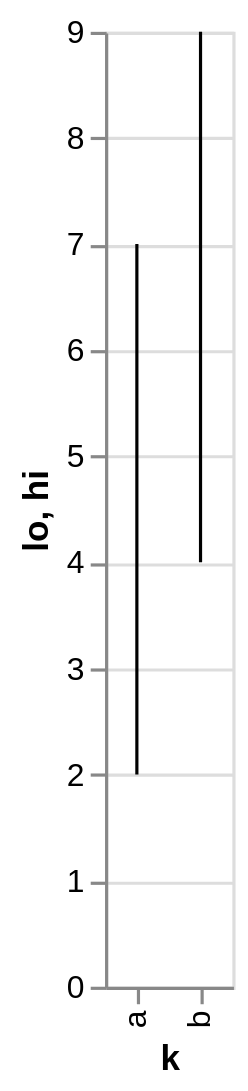

Vega-Lite specification for this chart:
### Vega-Lite specification from a JSON file in a GitHub repository (floating-point values rounded to 4 significant figures)
{"$schema": "https://vega.github.io/schema/vega-lite/v6.json", "data": {"values": [{"hi": 7, "k": "a", "lo": 2}, {"hi": 9, "k": "b", "lo": 4}]}, "description": "Ranged rules from y to y2.", "encoding": {"x": {"field": "k", "type": "nominal"}, "y": {"field": "lo", "type": "quantitative"}, "y2": {"field": "hi"}}, "mark": "rule", "usermeta": {"eas": {"standin_ratio": 0.0484, "threshold": 0.07}}}
